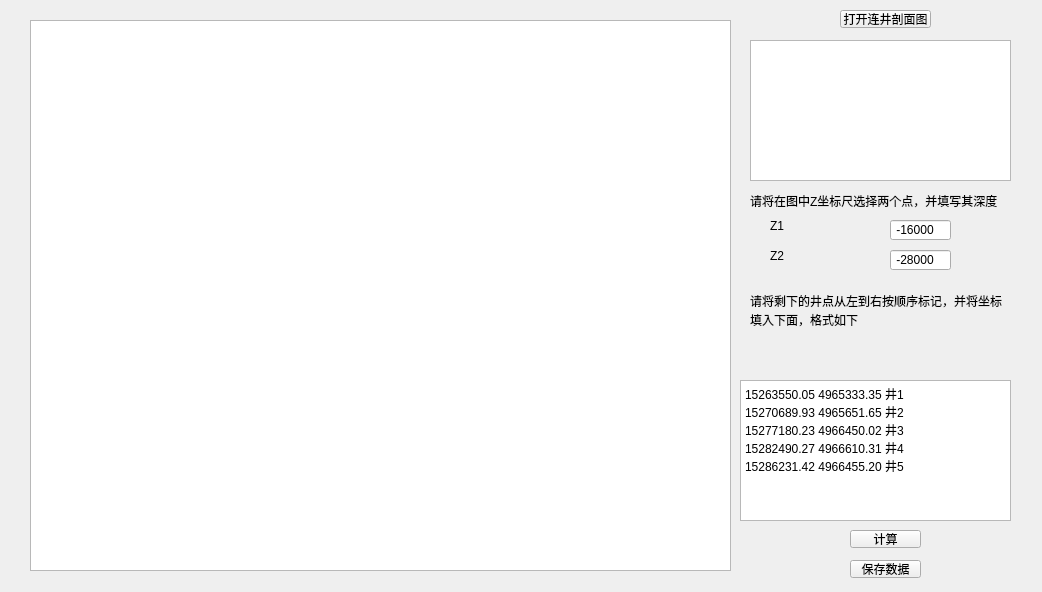
<?xml version="1.0" encoding="UTF-8"?>
<ui version="4.0">
 <class>ProfileCalDialog</class>
 <widget class="QDialog" name="ProfileCalDialog">
  <property name="geometry">
   <rect>
    <x>0</x>
    <y>0</y>
    <width>1042</width>
    <height>592</height>
   </rect>
  </property>
  <property name="windowTitle">
   <string>Dialog</string>
  </property>
  <widget class="QToolButton" name="savedata">
   <property name="geometry">
    <rect>
     <x>850</x>
     <y>560</y>
     <width>71</width>
     <height>18</height>
    </rect>
   </property>
   <property name="text">
    <string>保存数据</string>
   </property>
  </widget>
  <widget class="QLabel" name="label_5">
   <property name="geometry">
    <rect>
     <x>750</x>
     <y>310</y>
     <width>161</width>
     <height>20</height>
    </rect>
   </property>
   <property name="text">
    <string>填入下面，格式如下</string>
   </property>
  </widget>
  <widget class="QLabel" name="label_4">
   <property name="geometry">
    <rect>
     <x>750</x>
     <y>290</y>
     <width>261</width>
     <height>21</height>
    </rect>
   </property>
   <property name="text">
    <string>请将剩下的井点从左到右按顺序标记，并将坐标</string>
   </property>
  </widget>
  <widget class="QToolButton" name="calculate">
   <property name="geometry">
    <rect>
     <x>850</x>
     <y>530</y>
     <width>71</width>
     <height>18</height>
    </rect>
   </property>
   <property name="text">
    <string>计算</string>
   </property>
  </widget>
  <widget class="QLabel" name="label_3">
   <property name="geometry">
    <rect>
     <x>770</x>
     <y>220</y>
     <width>54</width>
     <height>12</height>
    </rect>
   </property>
   <property name="text">
    <string>Z1</string>
   </property>
  </widget>
  <widget class="QLabel" name="label_6">
   <property name="geometry">
    <rect>
     <x>750</x>
     <y>190</y>
     <width>261</width>
     <height>21</height>
    </rect>
   </property>
   <property name="text">
    <string>请将在图中Z坐标尺选择两个点，并填写其深度</string>
   </property>
  </widget>
  <widget class="QTextBrowser" name="textBrowser">
   <property name="geometry">
    <rect>
     <x>750</x>
     <y>40</y>
     <width>261</width>
     <height>141</height>
    </rect>
   </property>
  </widget>
  <widget class="QLineEdit" name="deepth1">
   <property name="geometry">
    <rect>
     <x>890</x>
     <y>220</y>
     <width>61</width>
     <height>20</height>
    </rect>
   </property>
   <property name="text">
    <string> -16000 </string>
   </property>
  </widget>
  <widget class="QLineEdit" name="deepth2">
   <property name="geometry">
    <rect>
     <x>890</x>
     <y>250</y>
     <width>61</width>
     <height>20</height>
    </rect>
   </property>
   <property name="text">
    <string> -28000 </string>
   </property>
  </widget>
  <widget class="QToolButton" name="openfile">
   <property name="geometry">
    <rect>
     <x>840</x>
     <y>10</y>
     <width>91</width>
     <height>18</height>
    </rect>
   </property>
   <property name="text">
    <string>打开连井剖面图</string>
   </property>
  </widget>
  <widget class="QGraphicsView" name="graphicsView">
   <property name="geometry">
    <rect>
     <x>30</x>
     <y>20</y>
     <width>701</width>
     <height>551</height>
    </rect>
   </property>
  </widget>
  <widget class="QPlainTextEdit" name="plainTextEdit">
   <property name="geometry">
    <rect>
     <x>740</x>
     <y>380</y>
     <width>271</width>
     <height>141</height>
    </rect>
   </property>
   <property name="plainText">
    <string>15263550.05 4965333.35 井1
15270689.93 4965651.65 井2
15277180.23 4966450.02 井3
15282490.27 4966610.31 井4
15286231.42 4966455.20 井5</string>
   </property>
  </widget>
  <widget class="QLabel" name="label_7">
   <property name="geometry">
    <rect>
     <x>770</x>
     <y>250</y>
     <width>54</width>
     <height>12</height>
    </rect>
   </property>
   <property name="text">
    <string>Z2</string>
   </property>
  </widget>
 </widget>
 <resources/>
 <connections/>
</ui>
